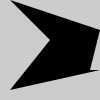
Frame 1 (no input)
Frame 60 (the mouse pressed at the canvas centre just before this capture): identical to frame 1, image omitted
Frame 120 (the mouse held since frame 60 and released just before this capture): identical to frame 1, image omitted

The Processing sketch that drew this single still picture (run headless with seeded random() and noise(); from frame 60 on, the mouse is pressed at the canvas centre):

// Processing sketch: Ex_09
// ── Ex_09.pde
PShape zig;

void setup() {
  size(100, 100);
  zig = createShape();
  zig.beginShape();
  zig.fill(0);
  zig.noStroke();
  zig.vertex(10, 0);
  zig.vertex(100, 30);
  zig.vertex(90, 70);
  zig.vertex(100, 70);
  zig.vertex(10, 90);
  zig.vertex(50, 40);
  zig.endShape();
}

void draw() {
  background(204);
  shape(zig, 0, 0);
}
